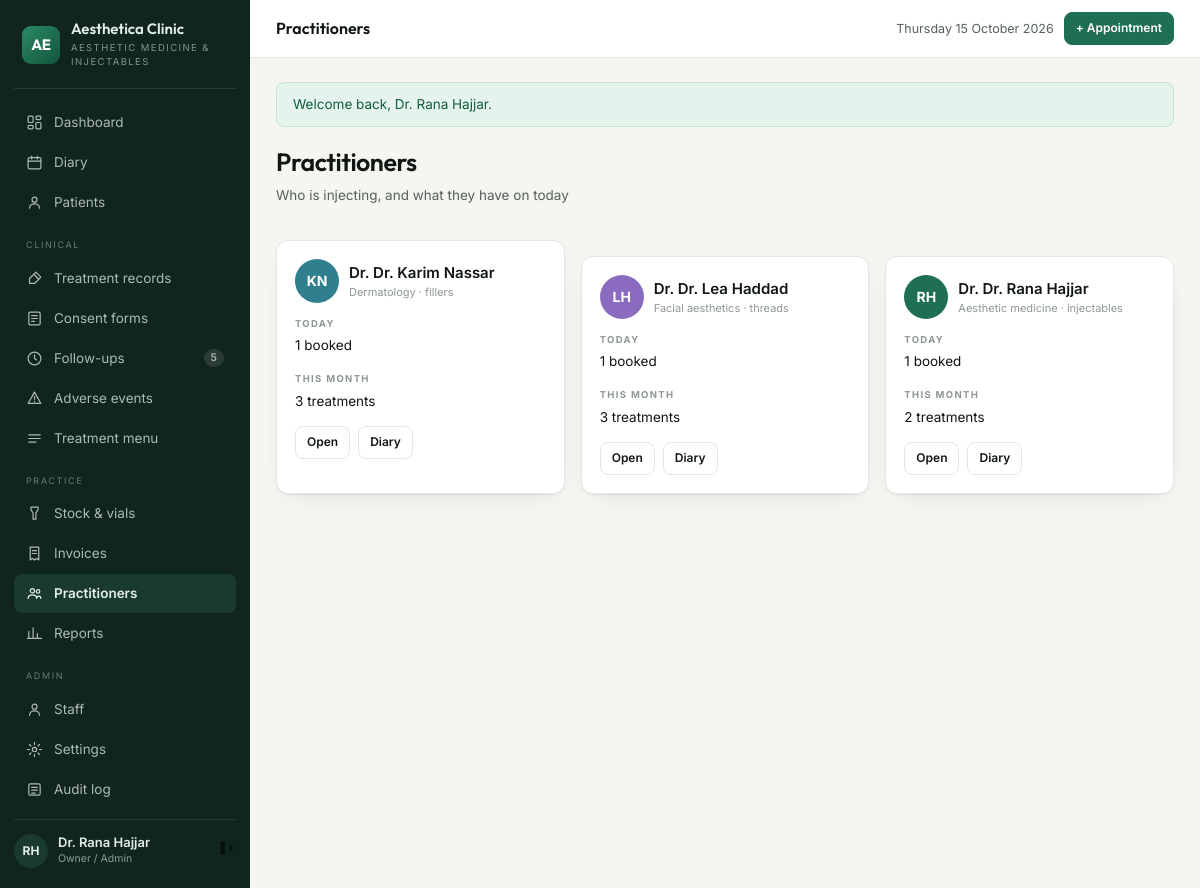
Page /practitioners (signed in) on the committed database.
### tables this page shows
CREATE TABLE `users` (
  `id` int(10) unsigned NOT NULL AUTO_INCREMENT,
  `role_id` tinyint(3) unsigned NOT NULL,
  `full_name` varchar(120) NOT NULL,
  `email` varchar(160) NOT NULL,
  `password_hash` varchar(255) NOT NULL,
  `phone` varchar(40) DEFAULT NULL,
  `avatar_initials` varchar(4) DEFAULT NULL,
  `is_active` tinyint(1) NOT NULL DEFAULT 1,
  `last_login_at` datetime DEFAULT NULL,
  `created_at` datetime NOT NULL DEFAULT current_timestamp(),
  `updated_at` datetime NOT NULL DEFAULT current_timestamp() ON UPDATE current_timestamp(),
  PRIMARY KEY (`id`),
  UNIQUE KEY `uq_users_email` (`email`),
  KEY `ix_users_role` (`role_id`),
  CONSTRAINT `fk_users_role` FOREIGN KEY (`role_id`) REFERENCES `roles` (`id`)
);

CREATE TABLE `practitioners` (
  `id` int(10) unsigned NOT NULL AUTO_INCREMENT,
  `user_id` int(10) unsigned NOT NULL,
  `title` varchar(30) NOT NULL DEFAULT 'Dr.',
  `speciality` varchar(120) DEFAULT NULL,
  `license_no` varchar(60) DEFAULT NULL,
  `commission_rate` decimal(5,2) NOT NULL DEFAULT 0.00,
  `calendar_colour` varchar(7) NOT NULL DEFAULT '#1F6F52',
  `bio` text DEFAULT NULL,
  `is_active` tinyint(1) NOT NULL DEFAULT 1,
  PRIMARY KEY (`id`),
  UNIQUE KEY `uq_practitioner_user` (`user_id`),
  CONSTRAINT `fk_prac_user` FOREIGN KEY (`user_id`) REFERENCES `users` (`id`) ON DELETE CASCADE
);

### app/Core/View.php (called while the page is built, shortened)
<?php
final class View
{
    private static string $base = '';
    public static function setBase(string $base): void
    {
        self::$base = rtrim($base, '/');
    }
    public static function url(string $path = '/'): string
    {
        return self::$base . '/' . ltrim($path, '/');
    }
    public static function render(string $template, array $data = []): void
    {
        $content = self::capture($template, $data);
        $data['content'] = $content;
        $layout = $data['layout'] ?? 'layouts/app';
        extract($data, EXTR_SKIP);
        require __DIR__ . "/../Views/$layout.php";
    }
    public static function capture(string $template, array $data = []): string
    {
        extract($data, EXTR_SKIP);
        require __DIR__ . "/../Views/$template.php";
        return (string) ob_get_clean();
    }
}

### app/Core/Controller.php (called while the page is built, shortened)
<?php
abstract class Controller
{
    protected function view(string $template, array $data = []): void
    {
        View::render($template, $data);
    }
}

### app/Controllers/PractitionerController.php (called while the page is built, shortened)
<?php
final class PractitionerController extends Controller
{
    public function index(): void
    {
        $this->view('practitioners/index', [
            'title' => 'Practitioners',
            'practitioners' => DB::all(
                "SELECT pr.*, u.full_name, u.email, u.phone, u.avatar_initials,
                        (SELECT COUNT(*) FROM appointments a
                          WHERE a.practitioner_id = pr.id AND DATE(a.starts_at) = CURDATE()
                            AND a.status NOT IN ('cancelled','no_show')) AS today_count,
                        (SELECT COUNT(*) FROM treatment_records r
                          WHERE r.practitioner_id = pr.id
                            AND r.performed_at >= DATE_FORMAT(CURDATE(),'%Y-%m-01')) AS month_treatments
                   FROM practitioners pr
                   JOIN users u ON u.id = pr.user_id
                  ORDER BY u.full_name"
            ),
        ]);
    }
}

### public/index.php (called while the page is built, shortened)
<?php
require __DIR__ . '/../app/Core/View.php';
require __DIR__ . '/../app/helpers.php';
spl_autoload_register(static function (string $class): void {
    $relative = str_replace('\\', '/', substr($class, 4));
    foreach ([__DIR__ . "/../app/$relative.php", __DIR__ . '/../app/Core/Support.php'] as $file) {
        if (is_file($file)) {
            if (class_exists($class, false)) {
                return;
            }
        }
    }
});
$config = require __DIR__ . '/../config/config.php';
date_default_timezone_set($config['app']['timezone']);
$uri = $_SERVER['REQUEST_URI'] ?? '/';
$router = new Router();
try {
    $router->dispatch($_SERVER['REQUEST_METHOD'] ?? 'GET', $uri ?: '/');
} catch (Throwable $e) {
    http_response_code(500);
    if ($config['app']['debug']) {
        echo '<pre style="padding:20px;font:13px/1.6 monospace">'
            . htmlspecialchars($e->getMessage() . "\n\n" . $e->getTraceAsString()) . '</pre>';
    } else {
        View::render('errors/500', ['title' => 'Something went wrong']);
    }
}

### app/Core/Database.php (called while the page is built, shortened)
<?php
final class Database
{
    private static ?PDO $pdo = null;
    public static function connect(array $cfg): void
    {
        $dsn = "mysql:host={$cfg['host']};dbname={$cfg['name']};charset={$cfg['charset']}";
        self::$pdo = new PDO($dsn, $cfg['user'], $cfg['pass'], [
            PDO::ATTR_ERRMODE            => PDO::ERRMODE_EXCEPTION,
            PDO::ATTR_DEFAULT_FETCH_MODE => PDO::FETCH_ASSOC,
            PDO::ATTR_EMULATE_PREPARES   => false,
        ]);
    }
    public static function pdo(): PDO
    {
        return self::$pdo;
    }
    public static function run(string $sql, array $params = []): PDOStatement
    {
        $stmt = self::pdo()->prepare($sql);
        $stmt->execute($params);
        return $stmt;
    }
    public static function all(string $sql, array $params = []): array
    {
        return self::run($sql, $params)->fetchAll();
    }
    public static function value(string $sql, array $params = [], mixed $default = null): mixed
    {
        $v = self::run($sql, $params)->fetchColumn();
        return $v === false ? $default : $v;
    }
}

### app/helpers.php (called while the page is built, shortened)
<?php
if (!function_exists('e')) {
    function e(mixed $value): string
    {
        return htmlspecialchars((string) $value, ENT_QUOTES | ENT_SUBSTITUTE, 'UTF-8');
    }
}
if (!function_exists('url')) {
    function url(string $path = '/'): string
    {
        return View::url($path);
    }
}
if (!function_exists('setting')) {
    function setting(string $key, string $default = ''): string
    {
        static $cache = null;
        if ($cache === null) {
            try {
                $cache = array_column(DB::all('SELECT `key`, `value` FROM settings'), 'value', 'key');
            } catch (Throwable) {
                $cache = [];
            }
        }
        return $cache[$key] ?? $default;
    }
}

### app/Core/Auth.php (called while the page is built, shortened)
<?php
final class Auth
{
    public static function user(): ?array
    {
        return $_SESSION['user'] ?? null;
    }
    public static function can(string $permission): bool
    {
        return in_array($permission, $_SESSION['permissions'] ?? [], true);
    }
}

### app/Core/Support.php (called while the page is built, shortened)
<?php
final class Flash
{
    public static function take(): array
    {
        $all = $_SESSION['_flash'] ?? [];
        return $all;
    }
}

### app/Views/practitioners/index.php (the view, shortened to what this page needs)
<div class="ph">
  <div><h1>Practitioners</h1><p class="lead">Who is injecting, and what they have on today</p></div>
</div>
<div class="grid g3">
  <?php foreach ($practitioners as $p): ?>
    <div class="card">
      <div class="bd">
        <div class="who" style="margin-bottom:14px">
          <span class="av" style="width:44px;height:44px;flex:0 0 44px;font-size:14px;
                background:<?= e($p['calendar_colour']) ?>;color:#fff">
            <?= e($p['avatar_initials'] ?: initials($p['full_name'])) ?></span>
          <span>
            <span class="nm" style="font-size:15px"><?= e($p['title']) ?> <?= e($p['full_name']) ?></span>
            <small><?= e($p['speciality'] ?? '') ?></small>
          </span>
        </div>
        <div class="meta">
          <div><div class="k">Today</div><div class="v"><?= (int) $p['today_count'] ?> booked</div></div>
          <div><div class="k">This month</div><div class="v"><?= (int) $p['month_treatments'] ?> treatments</div></div>
        </div>
        <div style="margin-top:14px;display:flex;gap:8px">
          <a class="btn ghost sm" href="<?= url('/practitioners/' . $p['id']) ?>">Open</a>
          <a class="btn ghost sm" href="<?= url('/appointments?practitioner=' . $p['id']) ?>">Diary</a>
        </div>
      </div>
    </div>
  <?php endforeach; ?>
</div>

### app/Core/Router.php (shortened to what this page needs)
<?php
final class Router
{
    private array $routes = ['GET' => [], 'POST' => []];
    private function add(string $method, string $pattern, string $handler, ?string $permission): void
    {
        $regex = '#^' . preg_replace('#\{[a-z_]+\}#', '([0-9]+)', rtrim($pattern, '/')) . '/?$#';
        [$controller, $action] = explode('@', $handler);
        $this->routes[$method][] = [$regex, $controller, $action, $permission];
    }
    public function dispatch(string $method, string $uri): void
    {
        $path = '/' . trim(parse_url($uri, PHP_URL_PATH) ?: '/', '/');
        foreach ($this->routes[$method] ?? [] as [$regex, $controller, $action, $permission]) {
            if (!preg_match($regex, $path, $m)) {
                continue;
            }
            array_shift($m);
            (new $class())->{$action}(...array_map('intval', $m));
            return;
        }
    }
}

### app/Views/layouts/app.php (shortened to what this page needs)
<?php
$u = Auth::user();
$path = '/' . trim(parse_url($_SERVER['REQUEST_URI'] ?? '/', PHP_URL_PATH) ?: '', '/');
$on = static fn (string $p): string => ($p === '/' ? $path === '/' : str_starts_with($path, $p)) ? ' class="on"' : '';
?>
<!doctype html>
<html lang="en">
<head>
<title><?= e($title ?? 'Dashboard') ?> · <?= e(setting('clinic_name', 'Aesthetica')) ?></title>
<link rel="stylesheet" href="<?= url('assets/css/app.css') ?>">
</head>
<body>
<div class="shell">
  <aside class="side" id="side">
    <div class="brand">
      <div class="mark">AE</div>
      <div>
        <b><?= e(setting('clinic_name', 'Aesthetica')) ?></b>
        <small><?= e(setting('clinic_tagline', 'Clinic Suite')) ?></small>
      </div>
    </div>
    <nav class="nav">
      <a href="<?= url('/dashboard') ?>"<?= $on('/dashboard') ?>>
        <svg class="ico" viewBox="0 0 24 24"><rect x="3" y="3" width="7" height="9" rx="1.5"/><rect x="14" y="3" width="7" height="5" rx="1.5"/><rect x="14" y="12" width="7" height="9" rx="1.5"/><rect x="3" y="16" width="7" height="5" rx="1.5"/></svg>
        Dashboard</a>
      <?php if (Auth::can('appointments.view')): ?>
      <a href="<?= url('/appointments') ?>"<?= $on('/appointments') ?>>
        <svg class="ico" viewBox="0 0 24 24"><rect x="3" y="5" width="18" height="16" rx="2"/><path d="M8 3v4M16 3v4M3 10h18"/></svg>
        Diary</a>
      <?php endif; ?>
      <?php if (Auth::can('patients.view')): ?>
      <a href="<?= url('/patients') ?>"<?= $on('/patients') ?>>
        <svg class="ico" viewBox="0 0 24 24"><circle cx="12" cy="8" r="3.5"/><path d="M5 20c0-3.6 3.1-6 7-6s7 2.4 7 6"/></svg>
        Patients</a>
      <?php endif; ?>
      <div class="navsec">Clinical</div>
      <?php if (Auth::can('records.view')): ?>
      <a href="<?= url('/records') ?>"<?= $on('/records') ?>>
        <svg class="ico" viewBox="0 0 24 24"><path d="M14 3l7 7-9 9H5v-7z"/><path d="M11 6l7 7"/></svg>
        Treatment records</a>
      <?php endif; ?>
      <?php if (Auth::can('consents.manage')): ?>
      <a href="<?= url('/consents') ?>"<?= $on('/consents') ?>>
        <svg class="ico" viewBox="0 0 24 24"><rect x="4" y="3" width="16" height="18" rx="2"/><path d="M8 8h8M8 12h8M8 16h4"/></svg>
        Consent forms</a>
      <?php endif; ?>
      <?php if (Auth::can('followups.manage')):
          $due = (int) \App\Core\Database::value(
              "SELECT COUNT(*) FROM follow_ups WHERE status='pending' AND due_date <= CURDATE()"); ?>
      <a href="<?= url('/followups') ?>"<?= $on('/followups') ?>>
        <svg class="ico" viewBox="0 0 24 24"><circle cx="12" cy="12" r="9"/><path d="M12 7v5l3 2"/></svg>
        Follow-ups<?php if ($due): ?><span class="count"><?= $due ?></span><?php endif; ?></a>
      <?php endif; ?>
      <?php if (Auth::can('events.manage')): ?>
      <a href="<?= url('/events') ?>"<?= $on('/events') ?>>
        <svg class="ico" viewBox="0 0 24 24"><path d="M12 3l9 16H3z"/><path d="M12 9v4M12 16v.5"/></svg>
        Adverse events</a>
      <?php endif; ?>
      <a href="<?= url('/treatments') ?>"<?= $on('/treatments') ?>>
        <svg class="ico" viewBox="0 0 24 24"><path d="M4 7h16M4 12h16M4 17h10"/></svg>
        Treatment menu</a>
      <div class="navsec">Practice</div>
      <?php if (Auth::can('stock.view')): ?>
      <a href="<?= url('/stock') ?>"<?= $on('/stock') ?>>
        <svg class="ico" viewBox="0 0 24 24"><path d="M7 3h10v4l-3 4v9H10v-9L7 7z"/></svg>
        Stock &amp; vials</a>
      <?php endif; ?>
      <?php if (Auth::can('billing.view')): ?>
      <a href="<?= url('/invoices') ?>"<?= $on('/invoices') ?>>
        <svg class="ico" viewBox="0 0 24 24"><path d="M6 3h12v18l-3-2-3 2-3-2-3 2z"/><path d="M9 8h6M9 12h6"/></svg>
        Invoices</a>
      <?php endif; ?>
      <a href="<?= url('/practitioners') ?>"<?= $on('/practitioners') ?>>
        <svg class="ico" viewBox="0 0 24 24"><circle cx="9" cy="8" r="3"/><circle cx="17" cy="9" r="2.5"/><path d="M3 19c0-3 2.7-5 6-5s6 2 6 5M15 19c0-2 1-3.4 3-3.4s3 1.4 3 3.4"/></svg>
        Practitioners</a>
      <?php if (Auth::can('reports.view')): ?>
      <a href="<?= url('/reports') ?>"<?= $on('/reports') ?>>
        <svg class="ico" viewBox="0 0 24 24"><path d="M4 19V9M10 19V4M16 19v-7M22 19H2"/></svg>
        Reports</a>
      <?php endif; ?>
      <?php if (Auth::can('staff.manage')): ?>
      <div class="navsec">Admin</div>
      <a href="<?= url('/staff') ?>"<?= $on('/staff') ?>>
        <svg class="ico" viewBox="0 0 24 24"><circle cx="12" cy="8" r="3.5"/><path d="M5 20c0-3.6 3.1-6 7-6s7 2.4 7 6"/></svg>
        Staff</a>
      <a href="<?= url('/settings') ?>"<?= $on('/settings') ?>>
        <svg class="ico" viewBox="0 0 24 24"><circle cx="12" cy="12" r="3"/><path d="M12 2v3M12 19v3M2 12h3M19 12h3M5 5l2 2M17 17l2 2M19 5l-2 2M7 17l-2 2"/></svg>
        Settings</a>
      <a href="<?= url('/audit') ?>"<?= $on('/audit') ?>>
        <svg class="ico" viewBox="0 0 24 24"><rect x="4" y="4" width="16" height="16" rx="2"/><path d="M8 9h8M8 13h8M8 17h5"/></svg>
        Audit log</a>
      <?php endif; ?>
    </nav>
    <div class="sideuser">
      <div class="av"><?= e($u['avatar_initials'] ?: initials($u['full_name'])) ?></div>
      <div>
        <div class="nm"><?= e($u['full_name']) ?></div>
        <div class="rl"><?= e($u['role_name']) ?></div>
      </div>
      <a href="<?= url('/logout') ?>" title="Sign out">
        <svg class="ico" viewBox="0 0 24 24" style="width:18px;height:18px"><path d="M9 21H5a2 2 0 01-2-2V5a2 2 0 012-2h4M16 17l5-5-5-5M21 12H9"/></svg>
      </a>
    </div>
  </aside>
  <div style="min-width:0">
    <header class="top">
      <div class="where"><?= e($title ?? 'Dashboard') ?></div>
      <div class="right">
        <span class="today"><?= date('l j F Y') ?></span>
        <?php if (Auth::can('appointments.manage')): ?>
          <a class="btn sm" href="<?= url('/appointments/create') ?>">+ Appointment</a>
        <?php endif; ?>
      </div>
    </header>
    <main class="main">
      <?php foreach (Flash::take() as $f): ?>
        <div class="flash <?= e($f['type']) ?>"><?= e($f['message']) ?></div>
      <?php endforeach; ?>
      <?= $content ?>
    </main>
  </div>
</div>
</body>
</html>

### rows in the picture
users: avatar_initials "RH", full_name "Dr. Rana Hajjar"
practitioners: user.avatar_initials "KN", title "Dr.", user.full_name "Dr. Karim Nassar", speciality "Dermatology · fillers", today_count "1", month_treatments "3"
practitioners: user.avatar_initials "LH", title "Dr.", user.full_name "Dr. Lea Haddad", speciality "Facial aesthetics · threads", today_count "1", month_treatments "3"
practitioners: user.avatar_initials "RH", title "Dr.", user.full_name "Dr. Rana Hajjar", speciality "Aesthetic medicine · injectables", today_count "1", month_treatments "2"

### other values in the picture
setting('clinic_name', 'Aesthetica') "Aesthetica Clinic"
setting('clinic_tagline', 'Clinic Suite') "AESTHETIC MEDICINE & INJECTABLES"
$due "5"
$f['message'] "Welcome back, Dr. Rana Hajjar."
